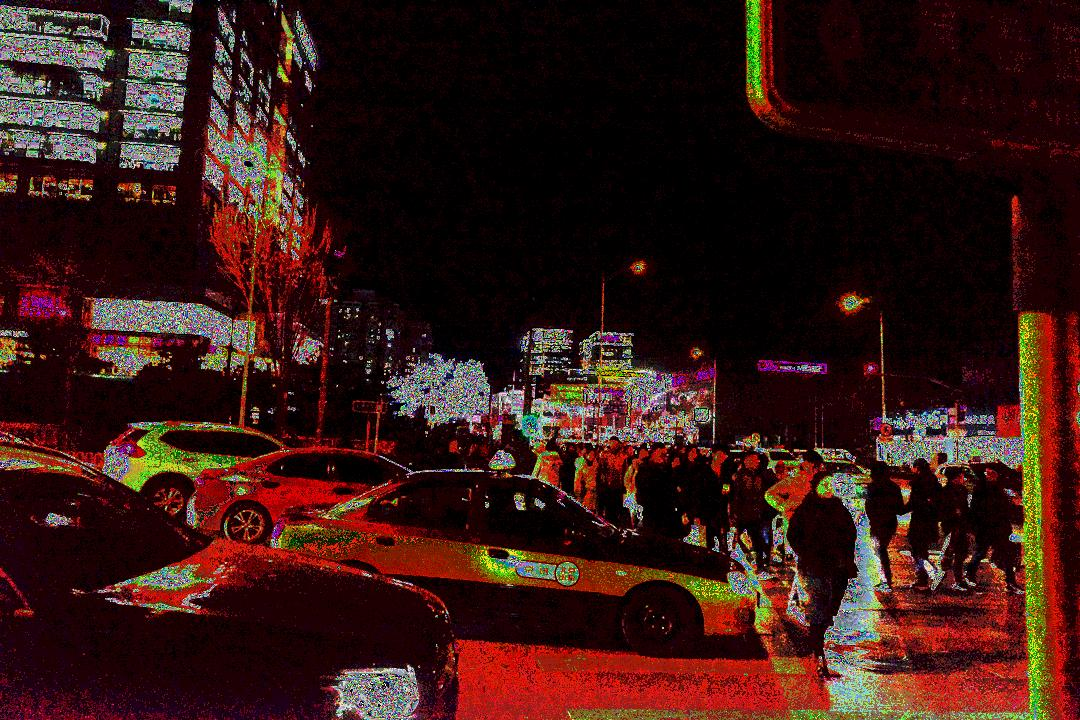
#> input picture imagen_procesada.jpg, 1080 x 720 px
$ jupyter execute --allow-errors T6_Modificacion_resolucion.ipynb
#> lines starting #> are read from the running program, lines starting #| are printed output that depends on the picture
[cell 1]
# Importar Librerías
import cv2
import numpy as np
import matplotlib.pyplot as plt
import requests
from io import BytesIO
from google.colab import files

# Redimensionar Imagen

[cell 2]
# Función para redimensionar la imagen
def resize_image(image, size):
    return cv2.resize(image, (size, size), interpolation=cv2.INTER_AREA)

[cell 3]
# Opción 1: Descargar la imagen de Lenna desde una URL
url = "https://upload.wikimedia.org/wikipedia/en/7/7d/Lenna_%28test_image%29.png"
#> (the rest of this cell did not finish here and is left out)

[cell 4]
# Crear las versiones redimensionadas
sizes = [256, 128, 64, 32]
#> (the rest of this cell did not finish here and is left out)

# Píxel en Escala de Grises

[cell 5]
# [10 lines of commented-out code are left out]
uploaded = files.upload()
#> the answer given: imagen_procesada.jpg
image_path = list(uploaded.keys())[0]
image = cv2.imread(image_path, cv2.IMREAD_GRAYSCALE)
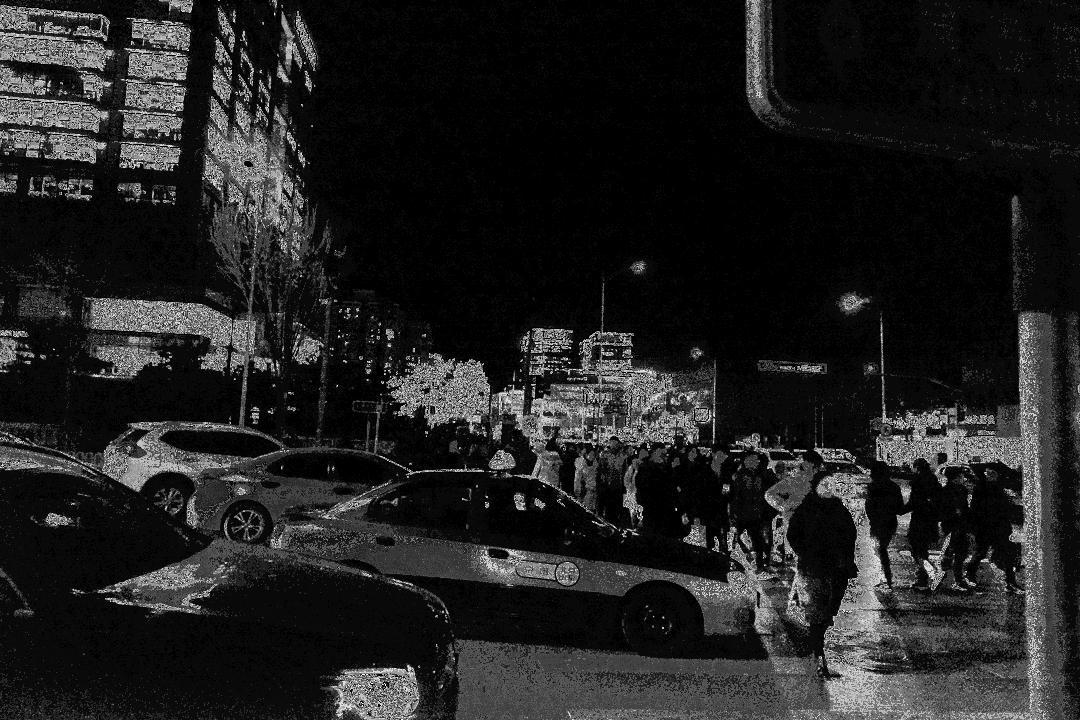
#> image: shape (720, 1080); min 0, max 255, mean 32.5

# Redimensionar la imagen a 16x16 píxeles
resized_image = cv2.resize(image, (16, 16), interpolation=cv2.INTER_AREA)

# Crear la figura
plt.figure(figsize=(8, 8))
plt.imshow(resized_image, cmap="gray")
plt.title("Imagen en escala de grises (16x16) con valores de intensidad")
plt.axis("off")

# Añadir los valores de intensidad en cada píxel
for i in range(resized_image.shape[0]):
    for j in range(resized_image.shape[1]):
        value = resized_image[i, j]
        plt.text(j, i, f"{value}", color="red", ha="center", va="center", fontsize=10)

# Mostrar la imagen con los valores
plt.show()
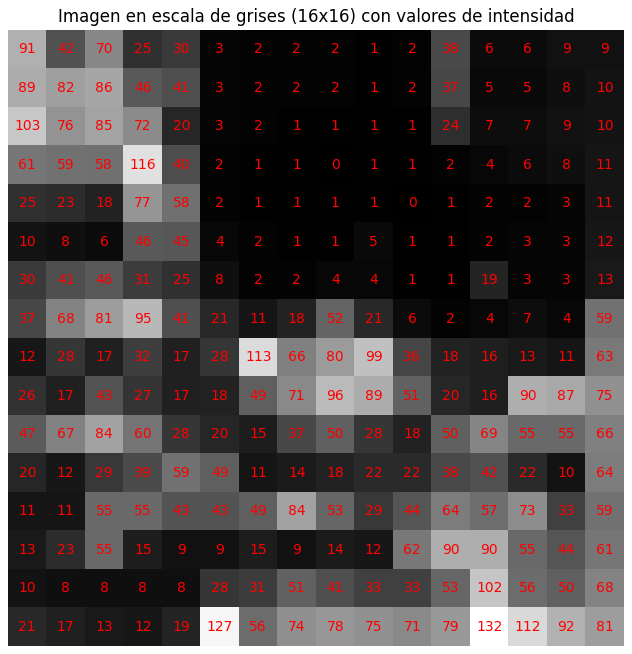
#> figure drawn by matplotlib, 1 panel

# Píxel en Modelo RGB

Por defecto, cv2.imread carga imágenes en el formato BGR (Blue-Green-Red), y necesitas convertirlo explícitamente a RGB para que los colores se vean correctamente en matplotlib.

[cell 6]
# [10 lines of commented-out code are left out]
uploaded = files.upload()
#> the answer given: imagen_procesada.jpg
image_path = list(uploaded.keys())[0]
image = cv2.imread(image_path)
#> image is the input picture: shape (720, 1080, 3); mean B, G, R 20.7, 25.3, 54.4

# Convertir la imagen de BGR a RGB
image = cv2.cvtColor(image, cv2.COLOR_BGR2RGB)

# Redimensionar la imagen a 16x16 píxeles
resized_image = cv2.resize(image, (8, 8), interpolation=cv2.INTER_AREA)

# Convertir la imagen a un array de numpy
image_array = np.array(resized_image)

# Crear la figura
plt.figure(figsize=(8, 8))
plt.imshow(image_array)
plt.title("Imagen a color (8x8) con valores RGB")
plt.axis("off")

# Añadir los valores RGB en cada píxel
for i in range(image_array.shape[0]):
    for j in range(image_array.shape[1]):
        r, g, b = image_array[i, j]
        text = f"{r},{g},{b}"
        # Colocar el texto con un color visible (por ejemplo, blanco con borde negro)
        plt.text(j, i, text, color="red", ha="center", va="center", fontsize=6)

# Mostrar la imagen con los valores RGB
plt.show()
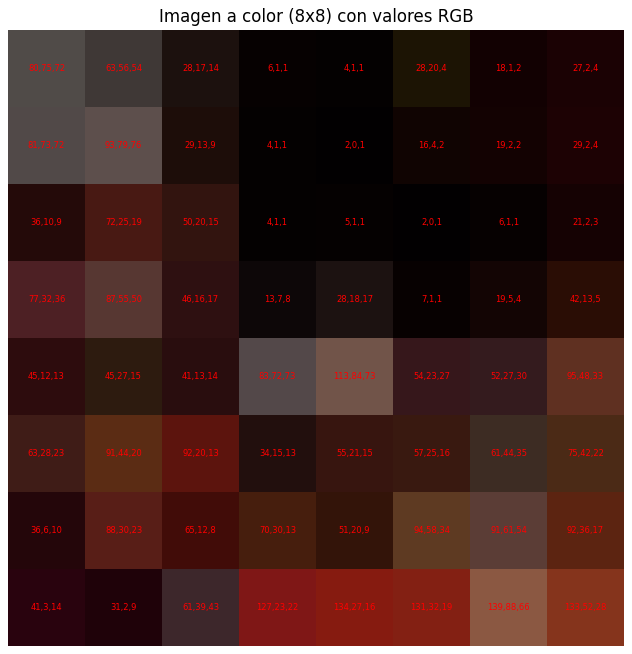
#> figure drawn by matplotlib, 1 panel

$ run again, on Imagenes/1002.png
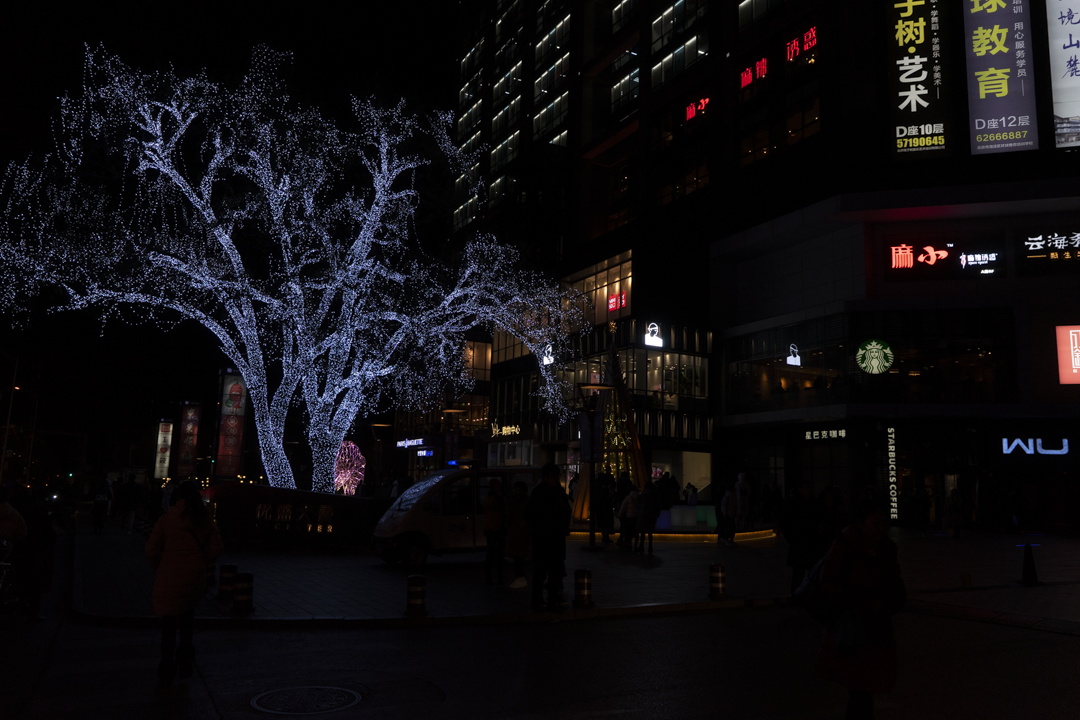
#> input picture Imagenes/1002.png, 1080 x 720 px, found by its file name
#> `plt.show()`:
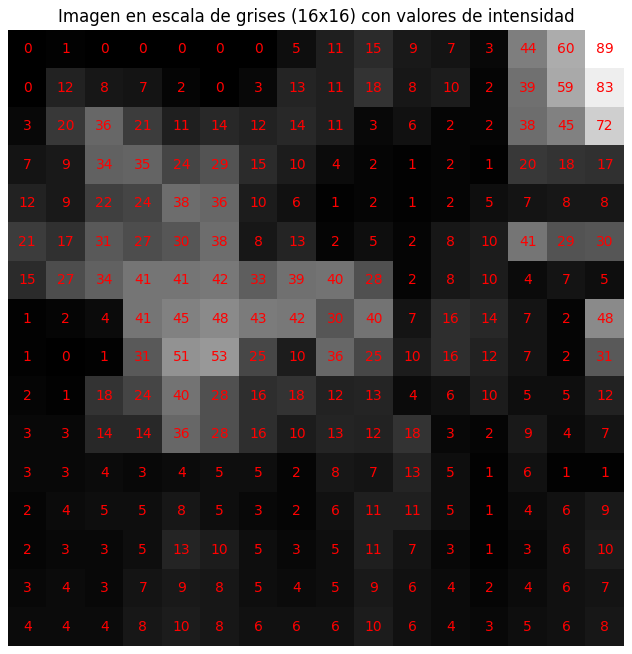
#> figure drawn by matplotlib, 1 panel
#> image is the input picture: shape (720, 1080, 3); mean B, G, R 15.6, 13.1, 15.3
#> `plt.show()`:
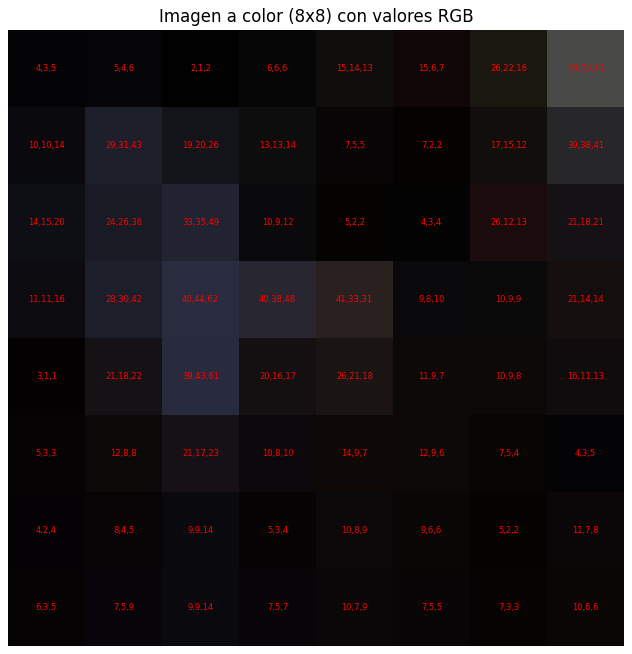
#> figure drawn by matplotlib, 1 panel

$ run again, on Imagenes/1003.png
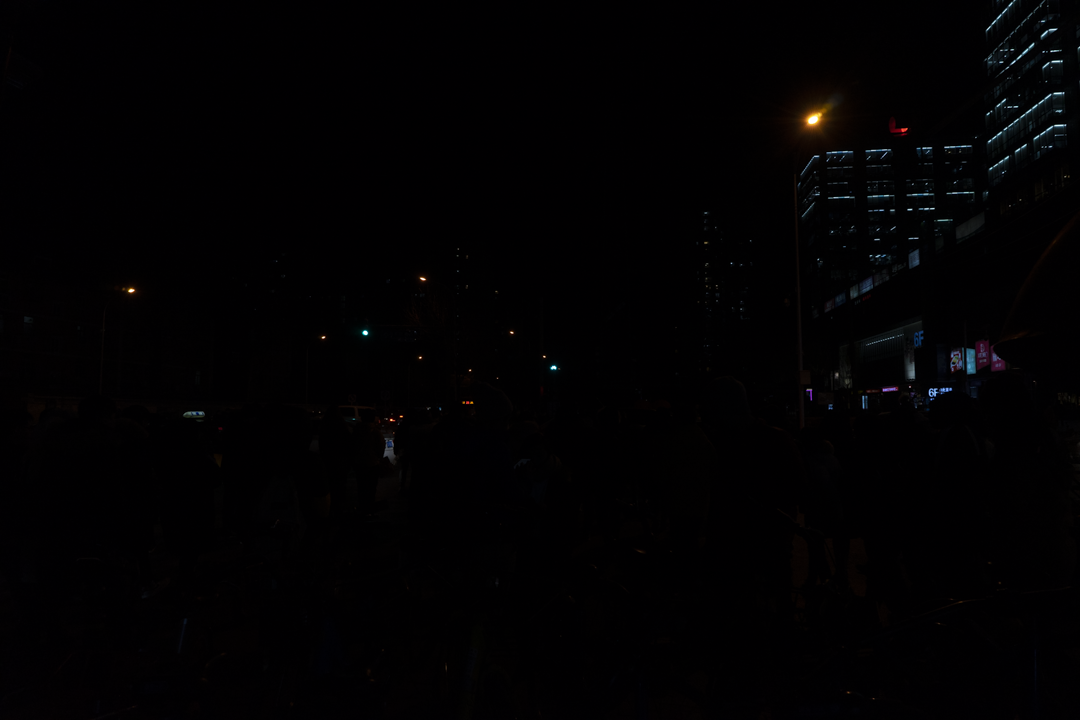
#> input picture Imagenes/1003.png, 1080 x 720 px, found by its file name
#> `plt.show()`:
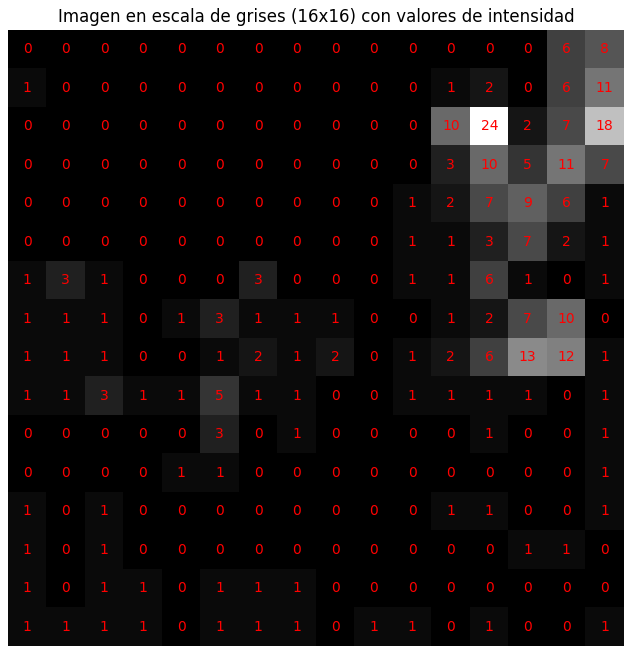
#> figure drawn by matplotlib, 1 panel
#> image is the input picture: shape (720, 1080, 3); mean B, G, R 2.3, 1.3, 2.2
#> `plt.show()`:
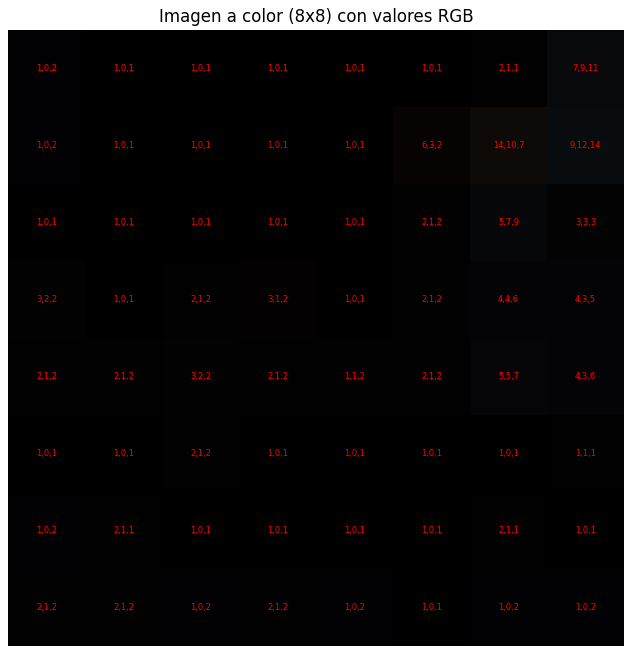
#> figure drawn by matplotlib, 1 panel
